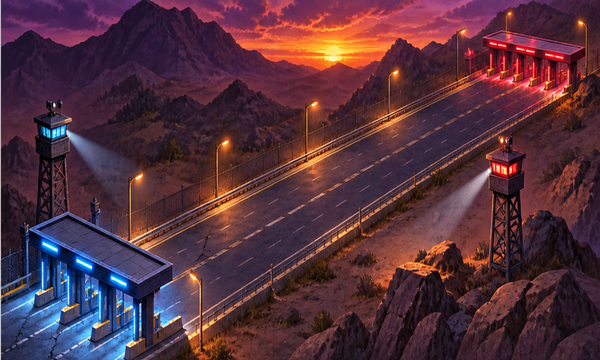
#> input picture tools/autopista/ap_carta_duelo.png, 600 x 360 px
$ python aro.py ../ap_carta_duelo.png
#> lines starting #> are read from the running program, lines starting #| are printed output that depends on the picture
import sys, numpy as np
from PIL import Image
for f in sys.argv[1:]:
    a = np.asarray(Image.open(f).convert('RGBA')).astype(np.float32)/255; H, W = a.shape[:2]
#> after `H, W = a.shape[:2]`: H = 360; W = 600
    mx = a[...,:3].max(-1); mn = a[...,:3].min(-1); s = (mx-mn)*a[...,3]*mx
#> after `mx = a[..., :3].max(-1)`:
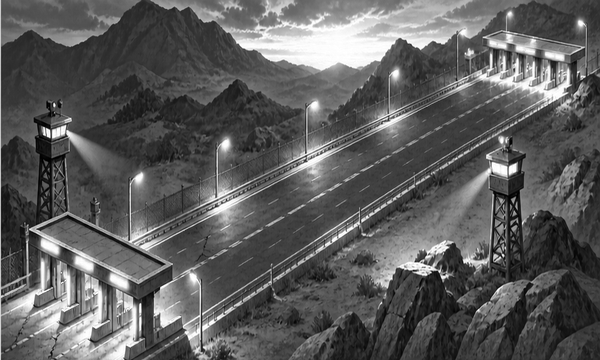
#> mx: shape (360, 600) float32; min 0, max 1, mean 0.364
#> after `mn = a[..., :3].min(-1)`:
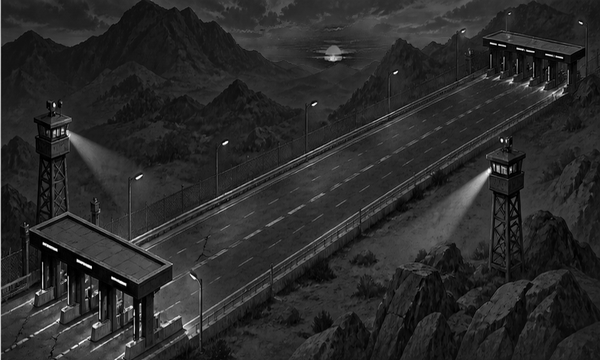
#> mn: shape (360, 600) float32; min 0, max 1, mean 0.166
#> after `s = (mx - mn) * a[..., 3] * mx`:
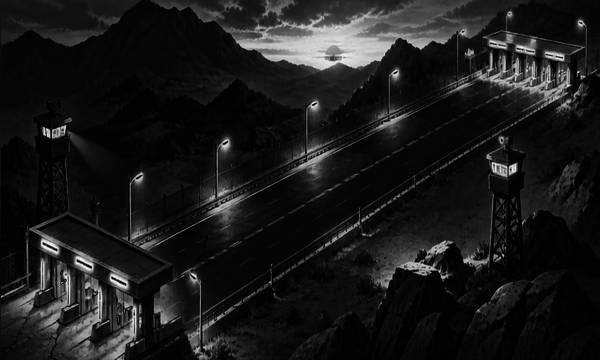
#> s: shape (360, 600) float32; min 0, max 0.992, mean 0.103
    yy, xx = np.mgrid[0:H, 0:W]; rr = np.hypot((xx-(W-1)/2)/(W/2), (yy-(H-1)/2)/(H/2))
    b = np.linspace(0.5, 1.0, 101); idx = np.digitize(rr, b)
#> after `idx = np.digitize(rr, b)`:
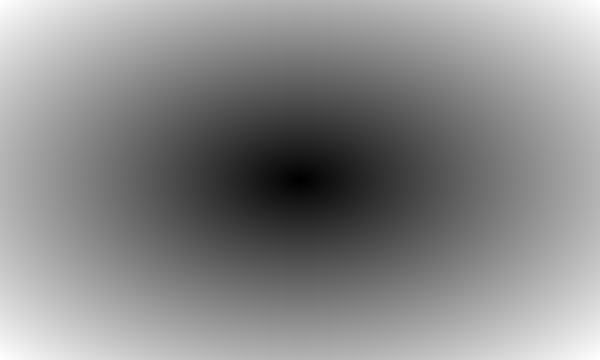
#> rr: shape (360, 600) float64; min 0.00324, max 1.41, mean 0.765; drawn with min black and max white
    p = np.array([s[idx==k].mean() if (idx==k).any() else 0 for k in range(1, len(b))])
#> p = 100 values, max 0.149 at index 68, min 0.0547 at index 1, mean 0.111
    alfa = np.array([a[...,3][idx==k].mean() if (idx==k).any() else 0 for k in range(1, len(b))])
#> alfa = 100 values from 1 to 1
    ext = b[1:][np.where(alfa > 0.3)[0].max()] if (alfa > 0.3).any() else 0
#> ext = 1
    print(f"{f:28s} neon={b[1:][p.argmax()]:.3f} ext={ext:.3f}")
#| ../ap_carta_duelo.png        neon=0.845 ext=1.000

$ run again, on tools/autopista/ap_r_birdie.png
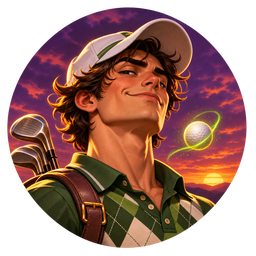
#> input picture tools/autopista/ap_r_birdie.png, 256 x 256 px
#> `mx = a[..., :3].max(-1)`:
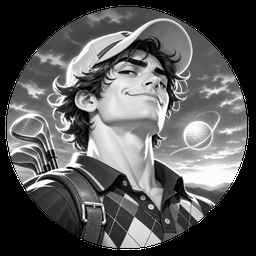
#> mx: shape (256, 256) float32; min 0, max 1, mean 0.345
#> `s = (mx - mn) * a[..., 3] * mx`:
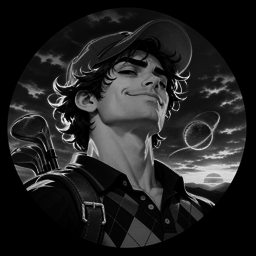
#> s: shape (256, 256) float32; min 0, max 0.977, mean 0.135
#> p = 100 values, max 0.203 at index 20, min 0 at index 93, mean 0.143
#> alfa = 100 values, max 0.991 at index 1, min 0 at index 93, mean 0.848
#> ext = 0.935
#| ../ap_r_birdie.png           neon=0.605 ext=0.935
